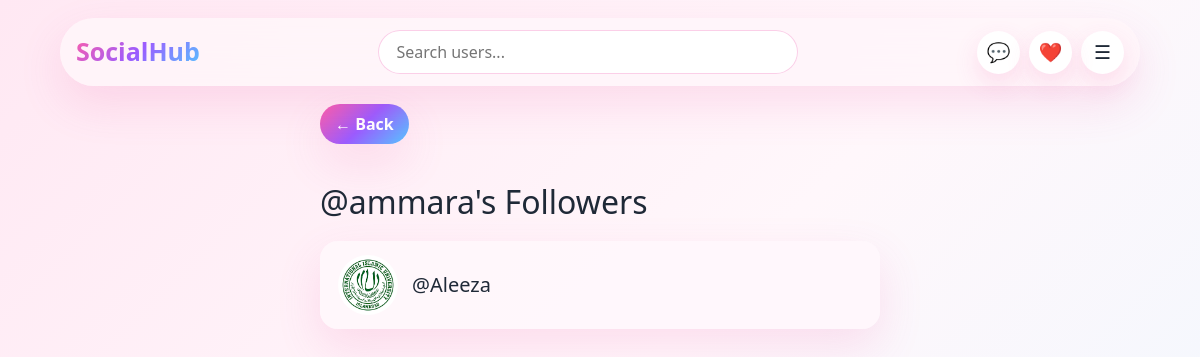
Screenshot of /user/ammara/followers/ (signed in) with the database file from the repository.
### accounts/models.py (models this page shows, shortened)
class Profile(models.Model):
    user = models.OneToOneField(User, on_delete=models.CASCADE)
    profile_picture = models.ImageField(
        upload_to='profile_pictures/',
        default='default.png'
    )
    cover_photo = models.ImageField(
        upload_to='cover_photos/',
        blank=True,
        null=True
    )
    bio = models.TextField(blank=True, max_length=300)
    location = models.CharField(max_length=100, blank=True)
    website = models.URLField(blank=True)
    is_online = models.BooleanField(default=False)
    following = models.ManyToManyField(
        User,
        related_name='followers',
        blank=True
    )
    blocked_users = models.ManyToManyField(
    User,
    related_name="blocked_by",
    blank=True
)

### accounts/views.py (the view)
@login_required
def followers_list(request, username):
    profile_user = get_object_or_404(User, username=username)
    can_view = (
        profile_user == request.user or
        profile_user in request.user.profile.following.all()
    )
    if not can_view:
        return redirect("user_profile", username=username)
    followers = profile_user.followers.select_related("user")
    return render(request, "accounts/followers_list.html", {
        "profile_user": profile_user,
        "followers": followers
    })

### socialmedia/context_processors.py (called while the page is built)
def notification_count(request):
    unread_notifications = 0
    unread_messages = 0
    if request.user.is_authenticated:
        unread_notifications = Notification.objects.filter(
            receiver=request.user,
            is_read=False
        ).count()
        unread_messages = Message.objects.filter(
            receiver=request.user,
            is_read=False
        ).count()
    return {
        "unread_notifications": unread_notifications,
        "unread_messages": unread_messages,
    }

### templates/accounts/followers_list.html
{% extends 'base.html' %}
{% block content %}
<a href="{% url 'user_profile' profile_user.username %}" class="back-home-btn">
    ← Back
</a>
<div class="messenger-container">
    <div class="messenger-header">
        <h2>@{{ profile_user.username }}'s Followers</h2>
    </div>
    {% for follower in followers %}
        <a href="{% url 'user_profile' follower.user.username %}"
           class="conversation-card text-decoration-none">
            <div class="conversation-left">
                {% if follower.user.profile.profile_picture and follower.user.profile.profile_picture.name != "default.png" %}
                    <img src="{{ follower.user.profile.profile_picture.url }}"
                         class="conversation-avatar">
                {% else %}
                    <div class="conversation-avatar-text">
                        {{ follower.user.username|first|upper }}
                    </div>
                {% endif %}
                <div class="conversation-info">
                    <h5>@{{ follower.user.username }}</h5>
                </div>
            </div>
        </a>
    {% empty %}
        <div class="empty-chat-list">
            <h4>No followers yet.</h4>
        </div>
    {% endfor %}
</div>
{% endblock %}

### static/css/style.css (style rules this page uses)
* { box-sizing: border-box; }
:root { --bg-light: linear-gradient(135deg, #ffe8f3, #fff7fb, #eef8ff); --bg-dark: linear-gradient(135deg, #12091d, #1a1533, #0f172a); --card-light: rgba(255, 248, 252, 0.92); --card-dark: rgba(29, 34, 54, 0.95); --text-light: #1f2937; --text-dark: #f8fafc; --muted: #6b7280; --pink: #ec4899; --purple: #8b5cf6; --blue: #38bdf8; --gradient: linear-gradient(135deg, #ff5ea8, #9b5cff, #55c7ff); --shadow: 0 18px 45px rgba(236, 72, 153, 0.14); --radius: 24px; }
body { margin: 0; min-height: 100vh; font-family: "Segoe UI", sans-serif; background: var(--bg-light); color: var(--text-light); }
a { color: inherit; }
.back-home-btn { display: inline-flex; margin-bottom: 14px; padding: 8px 15px; border-radius: 999px; text-decoration: none; font-weight: 800; background: var(--gradient); color: white; box-shadow: var(--shadow); }
.messenger-container { max-width:750px; margin:25px auto; }
.messenger-header { margin-bottom:20px; }
.conversation-card { display:flex; justify-content:space-between; align-items:center; text-decoration:none; color:inherit; padding:14px 18px; border-radius:18px; margin-bottom:12px; background:var(--card-bg); box-shadow:0 8px 25px rgba(0,0,0,.08); transition:.3s; }
.conversation-left { display:flex; align-items:center; gap:14px; }
.conversation-avatar { width:60px; height:60px; border-radius:50%; object-fit:cover; }
.conversation-info h5 { margin:0; }
.conversation-card { display:flex; justify-content:space-between; align-items:center; padding:14px 18px; border-radius:18px; background:var(--card-light); margin-bottom:12px; box-shadow:var(--shadow); }
.conversation-left { display:flex; align-items:center; gap:14px; flex:1; color:inherit; }
body { -webkit-user-select:none; -moz-user-select:none; -ms-user-select:none; user-select:none; }
body { user-select:none; }

### rows the page displays
Profile: user.profile.profile_picture (picture), user.username "Aleeza"

### other values shown
{{ profile_user.username }} "ammara"
